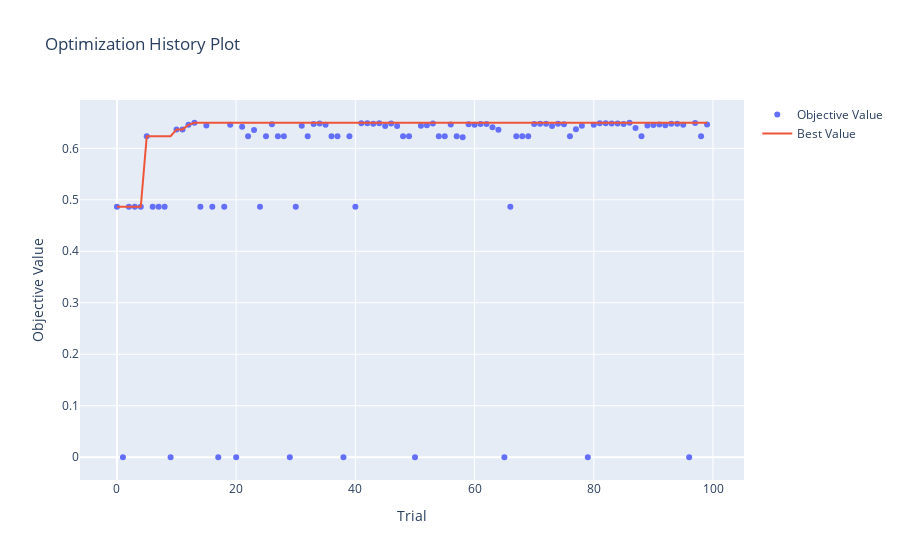

Notebook code cell kept with this figure:
### Markdown cell above
Al graficar, es posible apreciar como los valores se incrementan considerablemente desde la iteración 20, donde el valor se estabiliza, creciendo lentamente. Mostrando que es posible entrenar al modelo en menos iteraciones y obtener el resultado similar en menor tiempo.

### Code cell
# graficar optimizacion

optuna.visualization.plot_optimization_history(study_rf)
